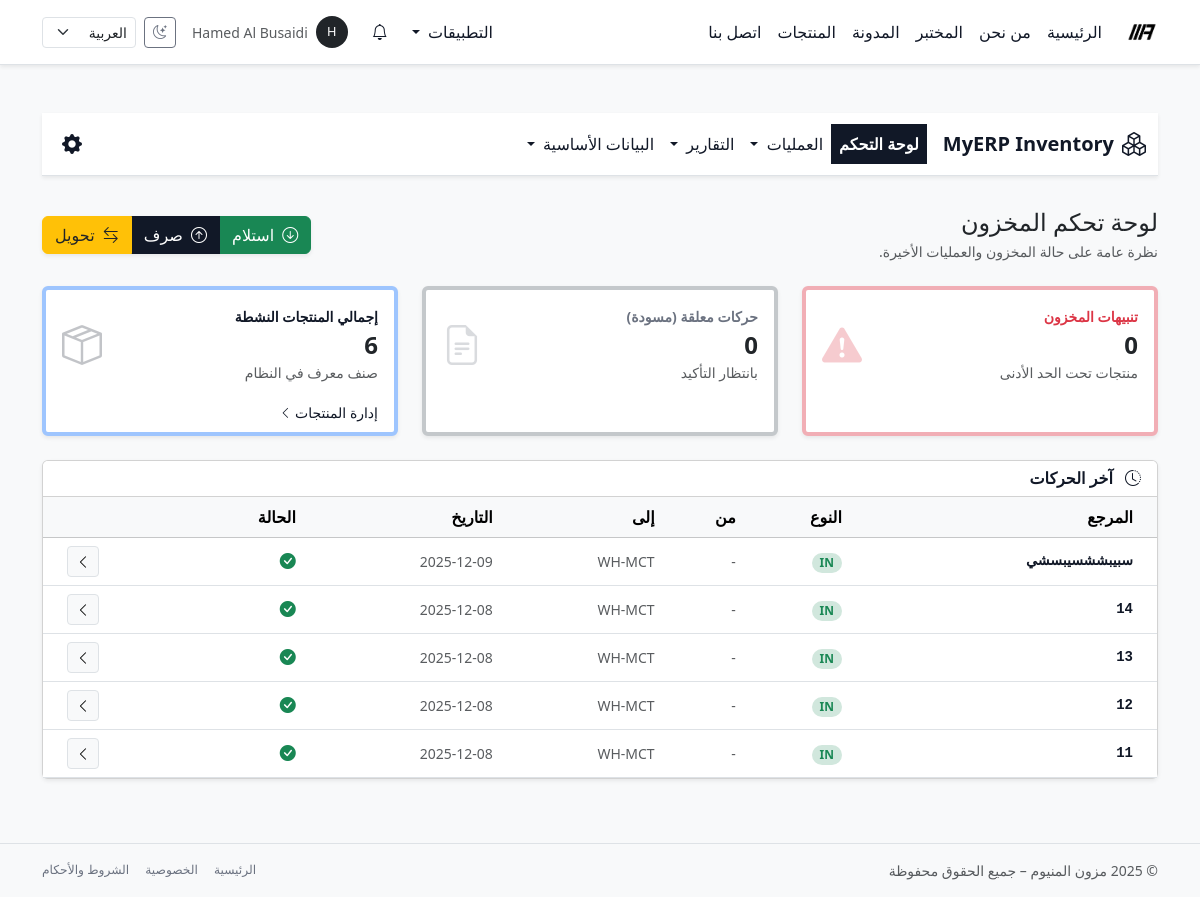
The app's page /ar/inventory/ (signed in), older data.
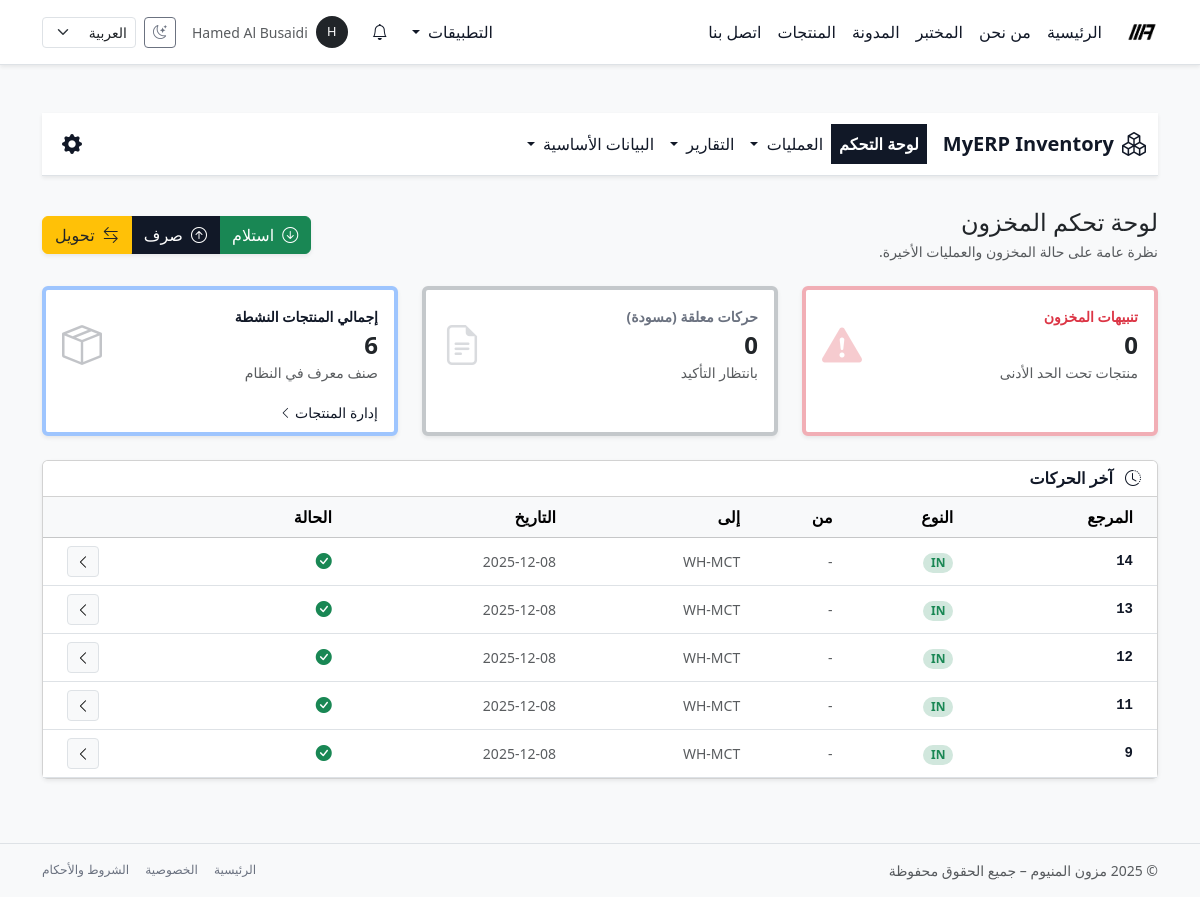
The same page, newer data.
### inventory/models.py (models this page shows, shortened)
class StockMove(BaseModel):
    class MoveType(models.TextChoices):
        IN = "in", _("حركة واردة")
        OUT = "out", _("حركة صادرة")
        TRANSFER = "transfer", _("تحويل داخلي")
    class Status(models.TextChoices):
        DRAFT = "draft", _("مسودة")
        DONE = "done", _("منفذة")
        CANCELLED = "cancelled", _("ملغاة")
    move_type = models.CharField(
        max_length=20, choices=MoveType.choices, default=MoveType.IN, verbose_name=_("نوع الحركة")
    )
    adjustment = models.ForeignKey(
        "inventory.InventoryAdjustment",
        on_delete=models.SET_NULL,
        null=True,
        blank=True,
        related_name="stock_moves",
        verbose_name=_("وثيقة الجرد المرتبطة"),
        help_text=_("يتم تعبئته آلياً إذا كانت الحركة ناتجة عن تسوية جردية.")
    )
    from_warehouse = models.ForeignKey(Warehouse, on_delete=models.PROTECT, null=True, blank=True,
                                       related_name="outgoing_moves", verbose_name=_("من مستودع"))
    from_location = models.ForeignKey(StockLocation, on_delete=models.PROTECT, null=True, blank=True,
                                      related_name="outgoing_moves", verbose_name=_("من موقع"))
    to_warehouse = models.ForeignKey(Warehouse, on_delete=models.PROTECT, null=True, blank=True,
                                     related_name="incoming_moves", verbose_name=_("إلى مستودع"))
    to_location = models.ForeignKey(StockLocation, on_delete=models.PROTECT, null=True, blank=True,
                                    related_name="incoming_moves", verbose_name=_("إلى موقع"))
    move_date = models.DateTimeField(default=timezone.now, verbose_name=_("تاريخ الحركة"))
    status = models.CharField(max_length=20, choices=Status.choices, default=Status.DRAFT, verbose_name=_("الحالة"))
    reference = models.CharField(max_length=255, blank=True, verbose_name=_("مرجع خارجي"))
    note = models.TextField(blank=True, verbose_name=_("ملاحظات"))
    objects = StockMoveManager()
    class Meta:
        verbose_name = _("حركة مخزون")
        verbose_name_plural = _("حركات المخزون")
        ordering = ("-move_date", "-id")

class Warehouse(BaseModel):
    code = models.CharField(max_length=20, unique=True, verbose_name=_("كود المستودع"))
    name = models.CharField(max_length=200, verbose_name=_("اسم المستودع"))
    description = models.TextField(blank=True, verbose_name=_("الوصف"))
    is_active = models.BooleanField(default=True, verbose_name=_("نشط"))
    objects = WarehouseManager()
    class Meta:
        verbose_name = _("مستودع")
        verbose_name_plural = _("المستودعات")
        ordering = ("code",)

### inventory/views.py (the view)
# urls.py: path("", views.DashboardView.as_view(), name="dashboard"),
class DashboardView(LoginRequiredMixin, TemplateView):
    template_name = "inventory/dashboard.html"
    def get_context_data(self, **kwargs):
        context = super().get_context_data(**kwargs)
        context["active_section"] = "inventory_dashboard"
        context["total_products"] = Product.objects.active().count()
        context["low_stock_count"] = StockLevel.objects.below_min().count()
        context["draft_moves_count"] = StockMove.objects.draft().count()
        context["latest_moves"] = (
            StockMove.objects
            .with_related()
            .not_cancelled()
            .order_by("-move_date", "-id")[:5]
        )
        return context

### core/context_processors/notifications.py (called while the page is built)
def notifications_context(request):
    user = request.user
    if not user.is_authenticated:
        return {}
    base_qs = Notification.objects.for_user(user)
    unread_count = base_qs.unread().count()
    recent_notifications = list(
        base_qs.select_related("target_content_type")[:10]
    )
    return {
        "notif_unread_count": unread_count,
        "notif_recent": recent_notifications,
        "notif_has_unread": unread_count > 0,
    }

### core/models/notifications.py (called while the page is built)
    def visible(self):
        return self.filter(is_deleted=False)

    def for_user(self, user: User):
        return self.visible().filter(recipient=user)

    def unread(self):
        return self.visible().filter(is_read=False)

    @property
    def icon_name(self) -> str:
        try:
            level_enum = self.Levels(self.level)
        except ValueError:
            return "bi-info-circle"
        mapping = {
            self.Levels.INFO: "bi-info-circle",
            self.Levels.SUCCESS: "bi-check-circle",
            self.Levels.WARNING: "bi-exclamation-triangle",
            self.Levels.ERROR: "bi-x-circle",
        }
        return mapping.get(level_enum, "bi-info-circle")

### templates/inventory/dashboard.html (shortened to what the changed rows need)
{% extends "inventory/base_inventory.html" %}
{% load i18n %}
{% block inventory_content %}
<div class="py-3">
  <div class="d-flex justify-content-between align-items-center mb-4 flex-wrap gap-2">
    <div>
      <h1 class="h4 mb-1">{% trans "لوحة تحكم المخزون" %}</h1>
    </div>
  </div>
  <div class="card shadow-sm">
    <div class="card-header bg-body d-flex justify-content-between align-items-center">
      <h2 class="h6 fw-bold mb-0 text-primary">
        <i class="bi bi-clock-history me-2"></i>
        {% trans "آخر الحركات" %}
      </h2>
    </div>
    <div class="table-responsive">
      <table class="table table-hover align-middle mb-0">
        <thead class="table-light">
          <tr>
            <th class="ps-4">{% trans "المرجع" %}</th>
            <th>{% trans "النوع" %}</th>
            <th>{% trans "من" %}</th>
            <th>{% trans "إلى" %}</th>
            <th>{% trans "التاريخ" %}</th>
            <th>{% trans "الحالة" %}</th>
            <th class="text-end pe-4"></th>
          </tr>
        </thead>
        <tbody>
        {% for move in latest_moves %}
          <tr>
            <td class="ps-4 font-monospace small fw-bold">
              <a href="{% url 'inventory:move_detail' move.pk %}"
                 class="text-decoration-none">
                {{ move.reference|default:move.pk }}
              </a>
            </td>
            <td>
              {% if move.move_type == 'in' %}
                <span class="badge rounded-pill bg-success-subtle text-success">
                  IN
                </span>
              {% elif move.move_type == 'out' %}
                <span class="badge rounded-pill bg-primary-subtle text-primary">
                  OUT
                </span>
              {% else %}
                <span class="badge rounded-pill bg-warning-subtle text-warning">
                  TRF
                </span>
              {% endif %}
            </td>
            <td class="small text-muted">
              {{ move.from_warehouse.code|default:"-" }}
            </td>
            <td class="small text-muted">
              {{ move.to_warehouse.code|default:"-" }}
            </td>
            <td class="small text-muted">
              {{ move.move_date|date:"Y-m-d" }}
            </td>
            <td>
              {% if move.status == 'done' %}
                <span class="text-success" title="{% trans 'منفذة' %}">
                  <i class="bi bi-check-circle-fill"></i>
                </span>
              {% elif move.status == 'draft' %}
                <span class="text-secondary" title="{% trans 'مسودة' %}">
                  <i class="bi bi-circle"></i>
                </span>
              {% else %}
                <span class="text-danger" title="{% trans 'ملغاة' %}">
                  <i class="bi bi-x-circle-fill"></i>
                </span>
              {% endif %}
            </td>
            <td class="text-end pe-4">
              <a href="{% url 'inventory:move_detail' move.pk %}"
                 class="btn btn-sm btn-light border">
                <i class="bi bi-chevron-left"></i>
              </a>
            </td>
          </tr>
        {% empty %}
          <tr>
            <td colspan="7" class="text-center py-4 text-muted">
              {% trans "لا توجد حركات حديثة." %}
            </td>
          </tr>
        {% endfor %}
        </tbody>
      </table>
    </div>
  </div>
</div>
{% endblock %}

Row changes from the older to the newer data that the page shows:
no longer on this page (row edited): StockMove: reference "سبيبششسيبسشي", move_type "IN", from_warehouse.code "-", to_warehouse.code "WH-MCT", move_date "2025-12-09", status "done" (drawn)
now on this page (row unchanged): StockMove: reference "9", move_type "IN", from_warehouse.code "-", to_warehouse.code "WH-MCT", move_date "2025-12-08", status "done" (drawn)
